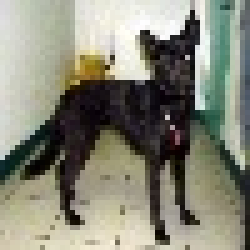
#> input picture img.jpg, 50 x 50 px, found by its file name (shown 5 times larger); its folder holds only this picture in this run
$ python data.py
#> lines starting #> are read from the running program, lines starting #| are printed output that depends on the picture
import cv2
import numpy as np
import glob
import sys
import os
import pickle

# For doga [1,0]
# For cats [0,1]
def create_data():
	dogs_path = '/cloud/dogscats/train/dogs'
	cat_path = '/cloud/dogscats/train/cats'
	image_size = 50
	length = image_size*image_size*3
	os.chdir('../dogscats/train/dogs')
	pics_of_dogs = glob.glob('*.jpg')
	os.chdir('../cats')
	pics_of_cats = glob.glob('*.jpg')
	os.chdir('..')
	total_images = len(pics_of_cats) + len(pics_of_dogs)
	main_data = np.zeros([total_images,length+2],dtype='f')
	i=0
	os.chdir('dogs')
	print("Reading images of dogs")
	for pic in pics_of_dogs:
		img = cv2.imread(pic)
#> img is the input picture: shape (50, 50, 3); mean B, G, R 119.8, 134.5, 134.2
		img = cv2.resize(img,(image_size,image_size))
		main_data[i,0:length] = np.reshape(img,(1,length))
		main_data[i,length] = 1
		i = i+1
	print("Reading images of cats")
	os.chdir('../cats')
	for pic in pics_of_cats:
		img = cv2.imread(pic,0)
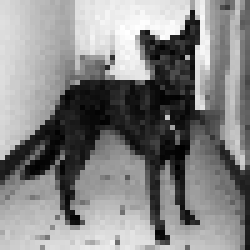
#> img: shape (50, 50) (shown 5 times larger); min 0, max 255, mean 132.7
		img = cv2.resize(img,(image_size,image_size))
#> (the run stopped early here; a loop or call above may not have finished)
